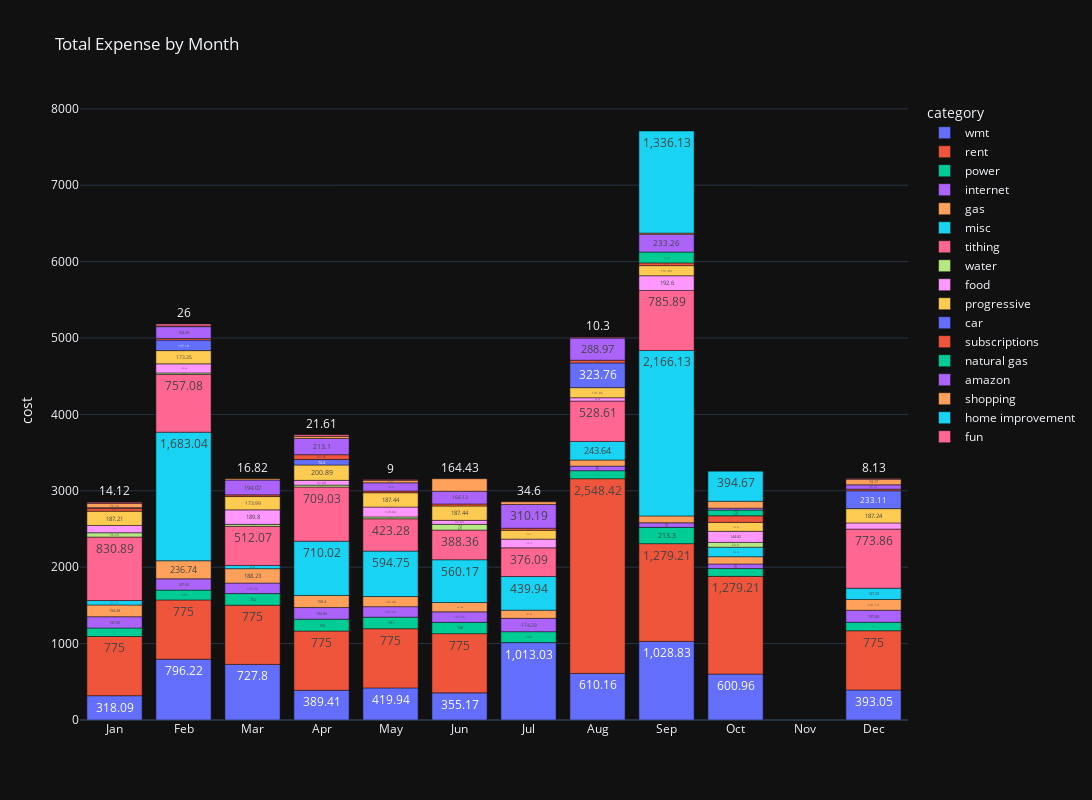

Notebook code for this chart:
### Markdown cell above
### Smooth Graph Remake

### Code cell
tempDF = df.group_by(["monthName", 'month', 'category']).agg(pl.sum("cost")) 


fig = px.bar(tempDF.to_pandas(), x="monthName", y="cost", color="category",
             title="Total Expense by Month",
             category_orders={"monthName": month_order},
             template='plotly_dark',
             labels={'monthName':''},
             text_auto=True,
             height=800,
             width=1600)

fig.show()

### Figure 1 — Plotly figure (JSON) as saved in the notebook; plotly's stock layout.template omitted (floating-point values rounded to 4 significant figures)
{"data": [{"hovertemplate": "category=wmt<br>=%{x}<br>cost=%{y}<extra></extra>", "legendgroup": "wmt", "marker": {"color": "#636efa", "pattern": {"shape": ""}}, "name": "wmt", "orientation": "v", "showlegend": true, "textposition": "auto", "texttemplate": "%{y}", "type": "bar", "x": ["Apr", "Oct", "Dec", "Feb", "Aug", "May", "Jul", "Jun", "Mar", "Sep", "Jan"], "xaxis": "x", "y": [389.4, 601.0, 393.1, 796.2, 610.2, 419.9, 1013.0, 355.2, 727.8, 1029.0, 318.1], "yaxis": "y"}, {"hovertemplate": "category=rent<br>=%{x}<br>cost=%{y}<extra></extra>", "legendgroup": "rent", "marker": {"color": "#EF553B", "pattern": {"shape": ""}}, "name": "rent", "orientation": "v", "showlegend": true, "textposition": "auto", "texttemplate": "%{y}", "type": "bar", "x": ["Jan", "May", "Feb", "Aug", "Apr", "Dec", "Oct", "Sep", "Mar", "Jun"], "xaxis": "x", "y": [775.0, 775.0, 775.0, 2548.0, 775.0, 775.0, 1279.0, 1279.0, 775.0, 775.0], "yaxis": "y"}, {"hovertemplate": "category=power<br>=%{x}<br>cost=%{y}<extra></extra>", "legendgroup": "power", "marker": {"color": "#00cc96", "pattern": {"shape": ""}}, "name": "power", "orientation": "v", "showlegend": true, "textposition": "auto", "texttemplate": "%{y}", "type": "bar", "x": ["Feb", "Sep", "Oct", "Jun", "Aug", "Dec", "Jan", "Apr", "Mar", "May", "Jul"], "xaxis": "x", "y": [129.0, 213.3, 102.1, 148.0, 105.1, 111.0, 111.0, 155.0, 152.0, 151.0, 143.0], "yaxis": "y"}, {"hovertemplate": "category=internet<br>=%{x}<br>cost=%{y}<extra></extra>", "legendgroup": "internet", "marker": {"color": "#ab63fa", "pattern": {"shape": ""}}, "name": "internet", "orientation": "v", "showlegend": true, "textposition": "auto", "texttemplate": "%{y}", "type": "bar", "x": ["Sep", "May", "Dec", "Aug", "Jun", "Jul", "Feb", "Mar", "Jan", "Oct", "Apr"], "xaxis": "x", "y": [60.0, 137.7, 157.6, 60.0, 137.7, 174.3, 147.7, 137.7, 147.7, 60.0, 152.7], "yaxis": "y"}, {"hovertemplate": "category=gas<br>=%{x}<br>cost=%{y}<extra></extra>", "legendgroup": "gas", "marker": {"color": "#FFA15A", "pattern": {"shape": ""}}, "name": "gas", "orientation": "v", "showlegend": true, "textposition": "auto", "texttemplate": "%{y}", "type": "bar", "x": ["Aug", "Mar", "Dec", "Jan", "Jun", "Sep", "Feb", "Oct", "May", "Jul", "Apr"], "xaxis": "x", "y": [78.95, 188.2, 141.1, 154.3, 122.0, 89.44, 236.7, 95.17, 132.3, 107.4, 158.4], "yaxis": "y"}, {"hovertemplate": "category=misc<br>=%{x}<br>cost=%{y}<extra></extra>", "legendgroup": "misc", "marker": {"color": "#19d3f3", "pattern": {"shape": ""}}, "name": "misc", "orientation": "v", "showlegend": true, "textposition": "auto", "texttemplate": "%{y}", "type": "bar", "x": ["Dec", "Aug", "Apr", "Jun", "Jan", "Mar", "May", "Oct", "Sep", "Feb", "Jul"], "xaxis": "x", "y": [147.2, 243.6, 710.0, 560.2, 57.71, 42.64, 594.8, 124.5, 2166.0, 1683.0, 439.9], "yaxis": "y"}, {"hovertemplate": "category=tithing<br>=%{x}<br>cost=%{y}<extra></extra>", "legendgroup": "tithing", "marker": {"color": "#FF6692", "pattern": {"shape": ""}}, "name": "tithing", "orientation": "v", "showlegend": true, "textposition": "auto", "texttemplate": "%{y}", "type": "bar", "x": ["Feb", "Jul", "Dec", "Jun", "May", "Apr", "Jan", "Sep", "Mar", "Aug"], "xaxis": "x", "y": [757.1, 376.1, 773.9, 388.4, 423.3, 709.0, 830.9, 785.9, 512.1, 528.6], "yaxis": "y"}, {"hovertemplate": "category=water<br>=%{x}<br>cost=%{y}<extra></extra>", "legendgroup": "water", "marker": {"color": "#B6E880", "pattern": {"shape": ""}}, "name": "water", "orientation": "v", "showlegend": true, "textposition": "auto", "texttemplate": "%{y}", "type": "bar", "x": ["Jan", "Feb", "Jun", "Oct", "Mar", "Apr", "May"], "xaxis": "x", "y": [56.23, 18.67, 75.0, 62.9, 25.62, 25.24, 24.47], "yaxis": "y"}, {"hovertemplate": "category=food<br>=%{x}<br>cost=%{y}<extra></extra>", "legendgroup": "food", "marker": {"color": "#FF97FF", "pattern": {"shape": ""}}, "name": "food", "orientation": "v", "showlegend": true, "textposition": "auto", "texttemplate": "%{y}", "type": "bar", "x": ["Jan", "Mar", "Dec", "Jul", "Aug", "May", "Feb", "Jun", "Sep", "Oct", "Apr"], "xaxis": "x", "y": [95.56, 189.8, 80.72, 113.8, 43.45, 129.0, 118.6, 52.03, 192.6, 144.8, 62.08], "yaxis": "y"}, {"hovertemplate": "category=progressive<br>=%{x}<br>cost=%{y}<extra></extra>", "legendgroup": "progressive", "marker": {"color": "#FECB52", "pattern": {"shape": ""}}, "name": "progressive", "orientation": "v", "showlegend": true, "textposition": "auto", "texttemplate": "%{y}", "type": "bar", "x": ["Sep", "Jun", "Jul", "May", "Apr", "Feb", "Jan", "Mar", "Dec", "Aug", "Oct"], "xaxis": "x", "y": [131.8, 187.4, 116.2, 187.4, 200.9, 173.3, 187.2, 174.0, 187.2, 131.9, 116.9], "yaxis": "y"}, {"hovertemplate": "category=car<br>=%{x}<br>cost=%{y}<extra></extra>", "legendgroup": "car", "marker": {"color": "#636efa", "pattern": {"shape": ""}}, "name": "car", "orientation": "v", "showlegend": true, "textposition": "auto", "texttemplate": "%{y}", "type": "bar", "x": ["Feb", "Apr", "Dec", "Aug"], "xaxis": "x", "y": [137.2, 72.4, 233.1, 323.8], "yaxis": "y"}, {"hovertemplate": "category=subscriptions<br>=%{x}<br>cost=%{y}<extra></extra>", "legendgroup": "subscriptions", "marker": {"color": "#EF553B", "pattern": {"shape": ""}}, "name": "subscriptions", "orientation": "v", "showlegend": true, "textposition": "auto", "texttemplate": "%{y}", "type": "bar", "x": ["Apr", "Jul", "Aug", "Jan", "Feb", "May", "Mar", "Oct", "Sep", "Dec", "Jun"], "xaxis": "x", "y": [62.45, 26.98, 35.75, 39.17, 21.98, 21.98, 21.98, 86.22, 35.75, 21.98, 26.98], "yaxis": "y"}, {"hovertemplate": "category=natural gas<br>=%{x}<br>cost=%{y}<extra></extra>", "legendgroup": "natural gas", "marker": {"color": "#00cc96", "pattern": {"shape": ""}}, "name": "natural gas", "orientation": "v", "showlegend": true, "textposition": "auto", "texttemplate": "%{y}", "type": "bar", "x": ["Sep", "Oct"], "xaxis": "x", "y": [143.0, 75.0], "yaxis": "y"}, {"hovertemplate": "category=amazon<br>=%{x}<br>cost=%{y}<extra></extra>", "legendgroup": "amazon", "marker": {"color": "#ab63fa", "pattern": {"shape": ""}}, "name": "amazon", "orientation": "v", "showlegend": true, "textposition": "auto", "texttemplate": "%{y}", "type": "bar", "x": ["Oct", "Jan", "Apr", "Aug", "Mar", "May", "Feb", "Jul", "Jun", "Sep", "Dec"], "xaxis": "x", "y": [24.64, 6.31, 213.1, 289.0, 194.1, 108.6, 154.5, 310.2, 166.1, 233.3, 56.31], "yaxis": "y"}, {"hovertemplate": "category=shopping<br>=%{x}<br>cost=%{y}<extra></extra>", "legendgroup": "shopping", "marker": {"color": "#FFA15A", "pattern": {"shape": ""}}, "name": "shopping", "orientation": "v", "showlegend": true, "textposition": "auto", "texttemplate": "%{y}", "type": "bar", "x": ["Jan", "Sep", "Feb", "Oct", "Jun", "Jul", "May", "Apr", "Mar", "Dec"], "xaxis": "x", "y": [56.24, 14.26, 8.77, 90.35, 164.4, 34.6, 32.89, 27.43, 16.82, 74.17], "yaxis": "y"}, {"hovertemplate": "category=home improvement<br>=%{x}<br>cost=%{y}<extra></extra>", "legendgroup": "home improvement", "marker": {"color": "#19d3f3", "pattern": {"shape": ""}}, "name": "home improvement", "orientation": "v", "showlegend": true, "textposition": "auto", "texttemplate": "%{y}", "type": "bar", "x": ["Sep", "Oct"], "xaxis": "x", "y": [1336.0, 394.7], "yaxis": "y"}, {"hovertemplate": "category=fun<br>=%{x}<br>cost=%{y}<extra></extra>", "legendgroup": "fun", "marker": {"color": "#FF6692", "pattern": {"shape": ""}}, "name": "fun", "orientation": "v", "showlegend": true, "textposition": "auto", "texttemplate": "%{y}", "type": "bar", "x": ["Apr", "Jan", "Feb", "Aug", "May", "Dec"], "xaxis": "x", "y": [21.61, 14.12, 26.0, 10.3, 9.0, 8.13], "yaxis": "y"}], "layout": {"barmode": "relative", "height": 800, "legend": {"title": {"text": "category"}, "tracegroupgap": 0}, "title": {"text": "Total Expense by Month"}, "width": 1600, "xaxis": {"anchor": "y", "categoryarray": ["Jan", "Feb", "Mar", "Apr", "May", "Jun", "Jul", "Aug", "Sep", "Oct", "Nov", "Dec"], "categoryorder": "array", "domain": [0, 1], "title": {"text": ""}}, "yaxis": {"anchor": "x", "domain": [0, 1], "title": {"text": "cost"}}}}
